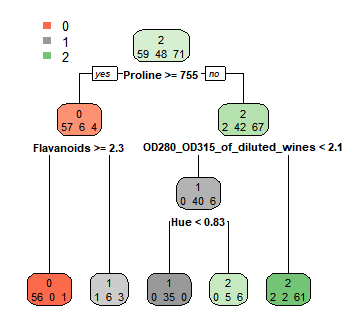

The script that drew this image:
library(rpart) 
library(rpart.plot) 

wine <- read.table("Wine.txt", header=T, sep="", dec=".")
#Переименуем переменные
names(wine) <- c("Alcohol", "Malic_acid", "Ash", "Alcalinity_of_ash", "Magnesium",
                 "Total_phenols", "Flavanoids", "Nonflavanoid_phenols", "Proanthocyanins", "Color_intensity",
                 "Hue", "OD280_OD315_of_diluted_wines", "Proline", "Wine_type")

#Проверим имена 
names(wine)
#Структура 
str(wine) 

#Построение модели
wine.model <- rpart(Wine_type~., wine, method = "class", 
                    control = rpart.control(minsplit = 25, 
                                            minbucket = 10, 
                                            maxdepth = 4, cp = .005)) 
print(wine.model, digits = 2)
summary(wine.model)
printcp(wine.model) 
names(wine.model)

extra_val <- 109 

# 1вариант визуализации 
rpart.plot(wine.model, type = 2, extra = 1) 
# 2 вариант визуализации в % соотношении
rpart.plot(wine.model, type = 2, extra = extra_val) 
# 3 вариант визуализации
prp(wine.model, type = 2, extra = 1) 


#Прогнозирование
wine.predict <- predict(wine.model, wine[ , -14], type="class")

predict(wine.model, wine[ , -14])[ , 2]

#Проверка результатов
table(wine[ , 14], wine.predict)
